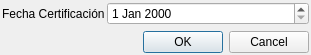
<?xml version="1.0" encoding="UTF-8"?>
<ui version="4.0">
 <class>dlgEditCertificacion</class>
 <widget class="QDialog" name="dlgEditCertificacion">
  <property name="geometry">
   <rect>
    <x>0</x>
    <y>0</y>
    <width>311</width>
    <height>55</height>
   </rect>
  </property>
  <property name="windowTitle">
   <string>Editar Certificación</string>
  </property>
  <layout class="QVBoxLayout" name="verticalLayout">
   <property name="spacing">
    <number>2</number>
   </property>
   <property name="leftMargin">
    <number>2</number>
   </property>
   <property name="topMargin">
    <number>2</number>
   </property>
   <property name="rightMargin">
    <number>2</number>
   </property>
   <property name="bottomMargin">
    <number>2</number>
   </property>
   <item>
    <layout class="QFormLayout" name="formLayout">
     <property name="horizontalSpacing">
      <number>2</number>
     </property>
     <property name="verticalSpacing">
      <number>2</number>
     </property>
     <item row="0" column="0">
      <widget class="QLabel" name="label">
       <property name="text">
        <string>Fecha Certificación</string>
       </property>
      </widget>
     </item>
     <item row="0" column="1">
      <widget class="QDateEdit" name="dateEdit"/>
     </item>
    </layout>
   </item>
   <item>
    <widget class="QDialogButtonBox" name="buttonBox">
     <property name="orientation">
      <enum>Qt::Horizontal</enum>
     </property>
     <property name="standardButtons">
      <set>QDialogButtonBox::Cancel|QDialogButtonBox::Ok</set>
     </property>
    </widget>
   </item>
  </layout>
 </widget>
 <resources/>
 <connections>
  <connection>
   <sender>buttonBox</sender>
   <signal>accepted()</signal>
   <receiver>dlgEditCertificacion</receiver>
   <slot>accept()</slot>
   <hints>
    <hint type="sourcelabel">
     <x>248</x>
     <y>254</y>
    </hint>
    <hint type="destinationlabel">
     <x>157</x>
     <y>274</y>
    </hint>
   </hints>
  </connection>
  <connection>
   <sender>buttonBox</sender>
   <signal>rejected()</signal>
   <receiver>dlgEditCertificacion</receiver>
   <slot>reject()</slot>
   <hints>
    <hint type="sourcelabel">
     <x>316</x>
     <y>260</y>
    </hint>
    <hint type="destinationlabel">
     <x>286</x>
     <y>274</y>
    </hint>
   </hints>
  </connection>
 </connections>
</ui>
